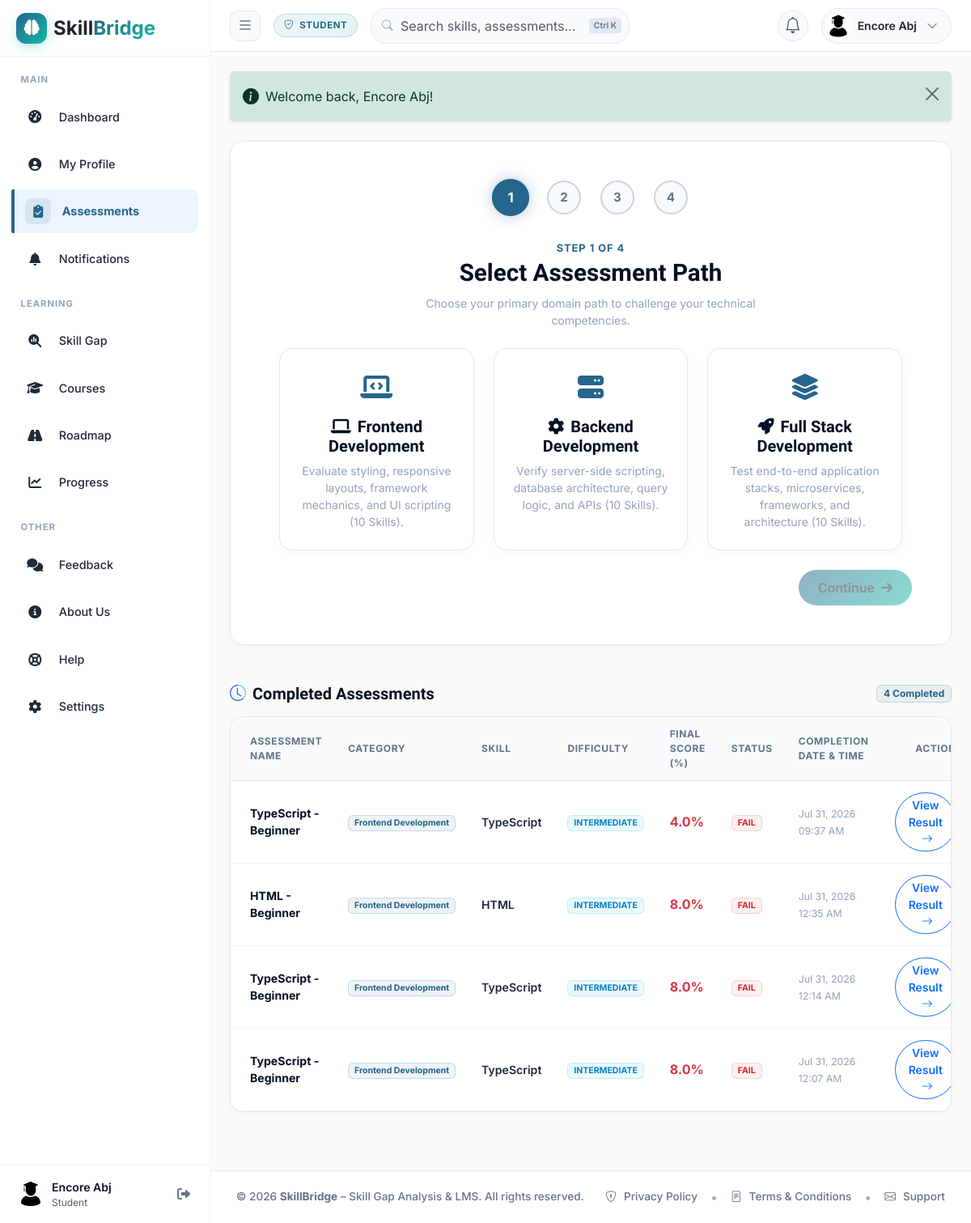
Screenshot of /student/assessments.php (signed in) with the database file from the repository.
### tables this page shows
CREATE TABLE `assessment_results` (
  `id` int(11) NOT NULL,
  `student_id` int(11) NOT NULL,
  `assessment_id` int(11) NOT NULL,
  `total_questions` int(11) NOT NULL DEFAULT 10,
  `correct_answers` int(11) NOT NULL DEFAULT 0,
  `score_obtained` decimal(5,2) NOT NULL DEFAULT 0.00,
  `score_percentage` decimal(5,2) NOT NULL DEFAULT 0.00,
  `status` enum('pass','fail') NOT NULL DEFAULT 'fail',
  `time_taken_seconds` int(11) NOT NULL DEFAULT 0,
  `completed_at` datetime DEFAULT current_timestamp()
);

CREATE TABLE `assessments` (
  `id` int(11) NOT NULL,
  `title` varchar(150) NOT NULL,
  `description` text DEFAULT NULL,
  `skill_id` int(11) NOT NULL,
  `created_by_faculty_id` int(11) NOT NULL,
  `duration_minutes` int(11) NOT NULL DEFAULT 30,
  `passing_marks` int(11) NOT NULL DEFAULT 6,
  `total_marks` int(11) NOT NULL DEFAULT 10,
  `difficulty_level` enum('beginner','intermediate','advanced','professional','expert') NOT NULL DEFAULT 'beginner',
  `status` enum('draft','active','archived') NOT NULL DEFAULT 'active',
  `created_at` datetime DEFAULT current_timestamp(),
  `question_bank_id` int(11) DEFAULT NULL
);

CREATE TABLE `skills` (
  `id` int(11) NOT NULL,
  `name` varchar(100) NOT NULL,
  `category` varchar(50) NOT NULL DEFAULT 'Technical',
  `description` text DEFAULT NULL,
  `created_at` datetime DEFAULT current_timestamp()
);

### config/database.php (called while the page is built, shortened)
<?php
class Database {
    private static ?Database $instance = null;
    private ?PDO $pdo = null;
    private function __construct() {
        try {
            $dsn = "mysql:host=" . DB_HOST . ";port=" . DB_PORT . ";dbname=" . DB_NAME . ";charset=utf8mb4";
            $options = [
                PDO::ATTR_ERRMODE            => PDO::ERRMODE_EXCEPTION,
                PDO::ATTR_DEFAULT_FETCH_MODE => PDO::FETCH_ASSOC,
                PDO::ATTR_EMULATE_PREPARES   => false,
            ];
            $this->pdo = new PDO($dsn, DB_USER, DB_PASS, $options);
            $now = new DateTime();
            $mins = $now->getOffset() / 60;
            $sgn = ($mins < 0 ? -1 : 1);
            $mins = abs($mins);
            $hrs = floor($mins / 60);
            $mins -= $hrs * 60;
            $offset = sprintf('%+03d:%02d', $hrs * $sgn, $mins);
            $this->pdo->exec("SET time_zone = '$offset'");
        } catch (PDOException $e) {
            die("<div style='font-family:sans-serif; padding:20px; background:#fee2e2; color:#991b1b; border:1px solid #f87171; border-radius:8px; margin:20px;'>
                <h2>Database Connection Error</h2>
                <p>Unable to connect to MySQL database <strong>" . DB_NAME . "</strong>.</p>
                <p><strong>Error Message:</strong> " . htmlspecialchars($e->getMessage()) . "</p>
                <hr>
                <p><em>Please make sure MySQL is running in XAMPP and you have imported <code>sql/skillbridge_db.sql</code>.</em></p>
            </div>");
        }
    }
    public static function getInstance(): Database {
        if (self::$instance === null) {
            self::$instance = new Database();
        }
        return self::$instance;
    }
    public function query(string $sql, array $params = []): PDOStatement {
        $stmt = $this->pdo->prepare($sql);
        $stmt->execute($params);
        return $stmt;
    }
    public function fetchAll(string $sql, array $params = []): array {
        $stmt = $this->query($sql, $params);
        return $stmt->fetchAll();
    }
}

### includes/functions.php (called while the page is built, shortened)
<?php
require_once __DIR__ . '/../config/database.php';
function get_system_setting(string $key, $default = ''): string {
    try {
        $db = Database::getInstance();
        $row = $db->fetch("SELECT setting_value FROM system_settings WHERE setting_key = ?", [$key]);
        return $row ? (string)$row['setting_value'] : (string)$default;
    } catch (Exception $e) {
        return (string)$default;
    }
}

### student/assessments.php (the view, shortened to what this page needs)
<?php
require_once __DIR__ . '/../config/database.php';
require_once __DIR__ . '/../includes/functions.php';
$studentId = $_SESSION['profile_id'];
$db = Database::getInstance();
$completedAssessments = $db->fetchAll(
    "SELECT ar.*, a.title as assessment_title, a.duration_minutes, a.passing_marks, a.total_marks,
            s.name as skill_name, s.category as skill_category
     FROM assessment_results ar
     JOIN assessments a ON ar.assessment_id = a.id
     JOIN skills s ON a.skill_id = s.id
     WHERE ar.student_id = ?
     ORDER BY ar.completed_at DESC",
    [$studentId]
);
$dbAssessments = $db->fetchAll(
    "SELECT a.*, s.name as skill_name, s.category as skill_category
     FROM assessments a
     JOIN skills s ON a.skill_id = s.id
     WHERE a.status = 'active'
       AND a.question_bank_id IS NOT NULL
       AND (SELECT COUNT(*) FROM questions q WHERE q.question_bank_id = a.question_bank_id) >= 25"
);
include __DIR__ . '/../includes/header.php';
?>
<?php if (empty($dbAssessments)): ?>
    <div class="saas-card p-5 mb-5 text-center shadow-sm rounded-4" style="background: var(--bg-card); border: 1px solid var(--border);">
        <div class="mb-3 text-secondary" style="font-size: 3rem;"><i class="bi bi-journal-x"></i></div>
        <h4 class="fw-bold mb-2" style="color: var(--text-heading);">No assessments are currently available.</h4>
        <p class="text-muted small mb-0">Please check back later as faculty publishes new assessments.</p>
    </div>
<?php else: ?>
<div class="saas-card p-4 p-md-5 mb-5" id="pending-assessments">
    <div id="stepIndicatorContainer" class="step-indicator">
        <div class="step-dot active" id="dot1">1</div>
        <div class="step-dot" id="dot2">2</div>
        <div class="step-dot" id="dot3">3</div>
        <div class="step-dot" id="dot4">4</div>
    </div>
    <div id="stageCategory" class="stage-pane">
        <div class="text-center mb-4">
            <div class="section-tag mb-1">Step 1 of 4</div>
            <h2 class="fw-bold mb-2" style="color: var(--text-heading);">Select Assessment Path</h2>
            <p class="small mx-auto" style="color: var(--text-muted); max-width: 500px;">Choose your primary domain path to challenge your technical competencies.</p>
        </div>
        <div class="row g-4 justify-content-center mb-4 max-w-4xl mx-auto">
            <div class="col-md-4">
                <div class="selection-card h-100 text-center" onclick="selectWizardCategory('Frontend Development')">
                    <div class="card-icon"><i class="fa-solid fa-laptop-code"></i></div>
                    <h5 class="fw-bold mb-2" style="color: var(--text-heading);"><i class="fa-solid fa-laptop me-2"></i>Frontend Development</h5>
                    <p class="small mb-0" style="color: var(--text-muted);">Evaluate styling, responsive layouts, framework mechanics, and UI scripting (10 Skills).</p>
                </div>
            </div>
            <div class="col-md-4">
                <div class="selection-card h-100 text-center" onclick="selectWizardCategory('Backend Development')">
                    <div class="card-icon"><i class="fa-solid fa-server"></i></div>
                    <h5 class="fw-bold mb-2" style="color: var(--text-heading);"><i class="fa-solid fa-gear me-2"></i>Backend Development</h5>
                    <p class="small mb-0" style="color: var(--text-muted);">Verify server-side scripting, database architecture, query logic, and APIs (10 Skills).</p>
                </div>
            </div>
            <div class="col-md-4">
                <div class="selection-card h-100 text-center" onclick="selectWizardCategory('Full Stack Development')">
                    <div class="card-icon"><i class="fa-solid fa-layer-group"></i></div>
                    <h5 class="fw-bold mb-2" style="color: var(--text-heading);"><i class="fa-solid fa-rocket me-2"></i>Full Stack Development</h5>
                    <p class="small mb-0" style="color: var(--text-muted);">Test end-to-end application stacks, microservices, frameworks, and architecture (10 Skills).</p>
                </div>
            </div>
        </div>
        <div class="d-flex justify-content-end max-w-4xl mx-auto">
            <button class="btn btn-glow" id="categoryContinue" disabled onclick="transitionWizardStage('stageSkill')">
                Continue <i class="fa-solid fa-arrow-right ms-1"></i>
            </button>
        </div>
    </div>
</div>
<?php endif; ?>
<div class="d-flex justify-content-between align-items-center mb-3">
    <h4 class="fw-bold mb-0" style="color: var(--text-heading);"><i class="bi bi-clock-history me-2 text-primary"></i>Completed Assessments</h4>
    <span class="badge saas-badge-primary"><?= count($completedAssessments) ?> Completed</span>
</div>
<div class="saas-card mb-5 overflow-hidden" id="completed-assessments">
    <div class="card-body p-0">
        <?php if (empty($completedAssessments)): ?>
            <div class="saas-empty-state">
                <div class="saas-empty-icon"><i class="bi bi-journal-x"></i></div>
                <h5 class="fw-bold mb-1" style="color: var(--text-heading);">No Completed Assessments Yet</h5>
                <p class="small mb-0" style="color: var(--text-muted);">Use the setup wizard above to complete your first skill assessment challenge.</p>
            </div>
        <?php else: ?>
            <div class="table-responsive">
                <table class="saas-table align-middle mb-0">
                    <thead>
                        <tr>
                            <th class="ps-4">Assessment Name</th>
                            <th>Category</th>
                            <th>Skill</th>
                            <th>Difficulty</th>
                            <th>Final Score (%)</th>
                            <th>Status</th>
                            <th>Completion Date & Time</th>
                            <th class="text-end pe-4">Action</th>
                        </tr>
                    </thead>
                    <tbody>
                        <?php foreach ($completedAssessments as $res): ?>
                            <tr>
                                <td class="ps-4">
                                    <span class="fw-bold" style="color: var(--text-heading);"><?= htmlspecialchars($res['assessment_title']) ?></span>
                                </td>
                                <td>
                                    <span class="badge saas-badge-primary">
                                        <?= htmlspecialchars($res['skill_category']) ?>
                                    </span>
                                </td>
                                <td>
                                    <span class="fw-semibold" style="color: var(--text-body);"><?= htmlspecialchars($res['skill_name']) ?></span>
                                </td>
                                <td>
                                    <span class="badge saas-badge-info text-uppercase">
                                        <?= htmlspecialchars($res['difficulty_level'] ?? 'intermediate') ?>
                                    </span>
                                </td>
                                <td>
                                    <strong class="fs-6 text-<?= $res['status'] === 'pass' ? 'success' : 'danger' ?>">
                                        <?= number_format($res['score_percentage'], 1) ?>%
                                    </strong>
                                </td>
                                <td>
                                    <?php if ($res['status'] === 'pass'): ?>
                                        <span class="badge saas-badge-success">PASS</span>
                                    <?php else: ?>
                                        <span class="badge saas-badge-danger">FAIL</span>
                                    <?php endif; ?>
                                </td>
                                <td>
                                    <span class="small" style="color: var(--text-muted);"><?= date('M d, Y h:i A', strtotime($res['completed_at'])) ?></span>
                                </td>
                                <td class="text-end pe-4">
                                    <a href="<?= BASE_URL ?>student/assessment-result.php?result_id=<?= $res['id'] ?>" class="btn btn-sm btn-outline-primary rounded-pill px-3 fw-semibold">
                                        View Result <i class="bi bi-arrow-right ms-1"></i>
                                    </a>
                                </td>
                            </tr>
                        <?php endforeach; ?>
                    </tbody>
                </table>
            </div>
        <?php endif; ?>
    </div>
</div>
<?php include __DIR__ . '/../includes/footer.php'; ?>

### rows the page displays
assessment_results: assessment.title "TypeScript - Beginner", skills.category "Frontend Development", skills.name "TypeScript", difficulty_level "INTERMEDIATE", score_percentage "4.0", status "FAIL", completed_at "Jul 31, 2026 09:37 AM"
assessment_results: assessment.title "HTML - Beginner", skills.category "Frontend Development", skills.name "HTML", difficulty_level "INTERMEDIATE", score_percentage "8.0", status "FAIL", completed_at "Jul 31, 2026 12:35 AM"
assessment_results: assessment.title "TypeScript - Beginner", skills.category "Frontend Development", skills.name "TypeScript", difficulty_level "INTERMEDIATE", score_percentage "8.0", status "FAIL", completed_at "Jul 31, 2026 12:14 AM"
assessment_results: assessment.title "TypeScript - Beginner", skills.category "Frontend Development", skills.name "TypeScript", difficulty_level "INTERMEDIATE", score_percentage "8.0", status "FAIL", completed_at "Jul 31, 2026 12:07 AM"

### other values shown
$sidebarUserName "Encore Abj"
$sidebarSubTitle "Student"
$userRole "STUDENT"
$fullName "Encore Abj"
$flash['message'] "Welcome back, Encore Abj!"
count($completedAssessments) "4"
